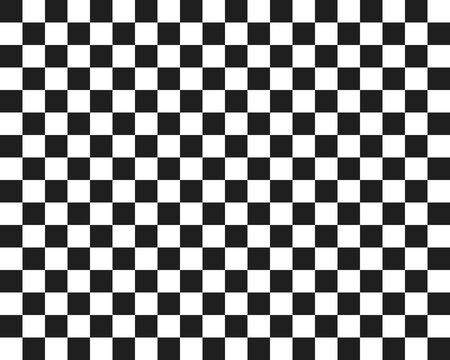
#> input picture Labs/textures/texture_1.jpg, 450 x 360 px, found by its file name
$ jupyter execute --allow-errors lab_02.ipynb
#> lines starting #> are read from the running program, lines starting #| are printed output that depends on the picture
# Week 3-4: Probability as a Frequency

<font size="6"> Laboratory 2 </font> <br>
<font size="3"> Last updated April 24, 2023 </font>

## <span style="color:orange;"> 00. Content </span>

<font size="5"> Mathematics </font>

- Sample spaces and events
- Conditional probability
- Binary numbers

<font size="5"> Programming Skills </font>

- Functions
- Data visualization

<font size="5"> Embedded Systems </font>

- Thonny and MicroPython

## <span style="color:orange;"> 0. Required Hardware </span>

- Microcontroller: Raspberry Pi Pico
- Breadboard
- USB connector
- Camera (Arducam HM01B0)
- 8 Wires

<h3 style="background-color:lightblue"> Write your name and email below: </h3>

**Name:** me

**Email:** me @purdue.edu

[cell 1]
import numpy as np
import matplotlib.pyplot as plt

## <span style="color:orange;"> Probability as a Frequency </span>

The **sample space** of an experiment is the set of all possible outcomes, and an **event** is any subset of the sample space. An event occurs if the outcome of an experiment is contained within the subset defining the event. When probability is viewed as a frequency, the probability of an event is the relative frequency at which the event occurs over many repetitions of the experiment.

The Raspberry Pi Pico has its own internal temperature sensor that returns an integer between 0 and 65535. In this example, our experiment involves measuring the internal temperature of the Pico, and the sample space is represented by the set $\{0,1,2,\dots, 65535\}$. We can easily calculate the temperature in Celsius from the sensor reading $r$ using the formula: $$ T_C = 27 - \frac{\frac{3.3r}{65535} - 0.706}{0.001721}.$$

### <span style="color:red"> Exercise 1 </span>

Let $E$ be the event that the Pico's internal temperature is between 70-72 degrees Fahrenheit. What subset of outcomes from the sample space $\{0,1,2,\dots, 65535\}$ define event $E$?

<h3 style="background-color:lightblue"> Write Answers for Exercise 1 Below </h3>

The Raspberry Pi Pico is equipped with 2MB of onboard memory or flash storage, enabling us to store small files of sensor data directly on the Pico. To begin, please download the `pico_temperature.py` script from [Github](https://github.com/TheDataScienceLabs/DSLab_Probability/blob/main/book/labs/pico_temperature.py) into your Downloads folder. The purpose of this script is to capture a total of 12 temperature readings, with measurements taken at intervals of 0.25 seconds, and save them to a file named `temp.txt` on the Pico.

Open Thonny and follow the directions [here](https://projects.raspberrypi.org/en/projects/getting-started-with-the-pico/3) to install the Micropython firmware on the Pico. The following page at that link has directions for testing to make sure it's working.

After completing the firmware installation, open Thonny and go to the top bar. Under 'View', select 'Files' to bring up a side bar that allows you to transfer files onto your Pico. In the side bar, navigate to your Downloads folder. If you're unsure, you can find it at `This Computer/home/shay/a/"your username"/Downloads`. Right-click the `pico_temperature.py` file and choose 'Upload to /' to copy the file onto your Pico.

To perform the task, place the Pico on the breadboard and connect it to your computer using the USB cable. Open Thonny and execute the `pico_temperature.py` script. Once the script finishes running, transfer the `temp.txt` file stored on the Pico to the folder you are currently working in, and then delete `temp.txt` from the Pico's storage. Feel free to modify the `pico_temperature.py` script as necessary to adjust the number of measurements or the measurement interval.

### <span style="color:red"> Exercise 2 </span>

**Part 1:** Collect 1,000 temperature measurements from the Pico, ensuring a minimum time interval of 0.25 seconds between each measurement. Display a bar plot to visualize the values stored in the `temp.txt` file. Include clear and descriptive axis labels as well as an informative title.

**Part 2:** What value occurs the most frequently in `temp.txt`? What is the relative frequency of that value?

<h3 style="background-color:lightblue"> Write Answers for Exercise 2 Below </h3>

#> (a cell that did not finish here is left out)

---
**NOTE**
1. Press the STOP/RESTART button on Thonny to view the new `temp.txt` file.
2. If you plan on running the program multiple times or overwriting the existing `temp.txt` file, ensure that the file remains closed.
---

### <span style="color:red"> Exercise 3</span>

Find the mode $m$ (i.e., the value that occurs the most) of the first 11 temperature measurements.
Define event $E$ as the occurrence of a temperature measurement that is equal to $m$. The complement of event $E$ is denoted as $E'$, representing the cases where the measurement differs from $m$.

After obtaining the first 11 readings, calculate the frequency at which event $E$ occurs. Similarly, determine the frequency of event $E'$ in the given set of measurements.

<h3 style="background-color:lightblue"> Write Answers for Exercise 3 Below </h3>

### <span style="color:red"> Exercise 4</span>

Let's focus solely on the first digit from the left of each temperature measurement. Plot a bar graph that displays the frequency at which each digit from 0 to 9 appears.

<h3 style="background-color:lightblue"> Write Answers for Exercise 4 Below </h3>

### <span style="color:red"> Exercise 5</span>

Repeat the previous exercise, but this time, consider the second digit instead of the first. Additionally, repeat the exercise separately for the third, fourth, and fifth digits. This means you will create a total of four bar charts, each showing the frequency of digits 0 to 9 in their respective digit places.

Which digit place exhibits the highest variability in your set of measurements?

<h3 style="background-color:lightblue"> Write Answers for Exercise 5 Below </h3>

## <span style="color:orange;"> Conditional Probability </span>

In the context of two events, denoted as $E$ and $F$, the probability of event $E$ occurring given that event $F$ has occurred is referred to as a  **conditional probability**. When we view probability as a frequency, this implies that the probability of event $E$ given event $F$ is calculated as the relative frequency of event $E$ occurring within the sample space defined by event $F$. Mathematically, this can be expressed as: $$ P(E\mid F) = \frac{P(E \cap F)}{P(F)}. $$

### Binary Numbers

For reasons that will be clear in the next section, let's take a detour into binary numbers.

We are accustomed to the base-10 number system, where numbers such as $9234$ can be broken down as follows:
\begin{align*}
9234 &= (9\times 1000) +( 2\times 100) + (3\times 10) + (4\times 1) \\
&= (9\times 10^3) + (2\times 10^2) + (3\times 10^1) + (4\times 10^0)
\end{align*}

Similarly, in the base-2 system (or binary), the binary number 1101 in base-10 is represented as:
\begin{align*}
1101 &= (1\times 2^3) + (1\times 2^2) + (0\times 2^1) + (1\times 2^0) \\
&= (1\times 8) + (1\times 4) + (0\times 2) + (1\times 1) \\
&= 13
\end{align*}

In python, the prefix `0b` indicates to the computer that the sequence should be interpreted as a base-2 number. To perform the reverse conversion, you can use the `bin` function, as demonstrated below.

[cell 3]
x = 0b1101
print(x)

y = 13
print(bin(13))

# you can use underscores to make numbers more readable without affecting the value
z = 0b_100_001_111_111_001_100_111_001_110_001_0101
w = 9_123_456_789
print(z == w)

### <span style="color:red"> Exercise 6</span>

What are the following binary numbers in base-10?

- 110
- 010
- 101011
- 110000

<h3 style="background-color:lightblue"> Write Answers for Exercise 6 Below </h3>

### <span style="color:red"> Exercise 7 </span>

**Part 1:** What range of integers can be represented using 16 bits?

**Part 2:** What is the minimum length of a random binary sequence required to obtain a random number between 0 and 100?

<h3 style="background-color:lightblue"> Write Answers for Exercise 7 Below </h3>

---
**NOTE**

This is a 2-week lab. Turn in the exercises above. Pick up from here during the next lab session.

---

Identifying textures in images is an important task in many fields, such as medical imaging, remote sensing, and facial detection.
A simple yet powerful method called local binary patterns (LBP) is commonly used to classify textures when employed in conjunction with certain machine learning algorithms.

We will be working with the grayscale images in this [folder](https://github.com/TheDataScienceLabs/DSLab_Probability/tree/main/book/labs/textures). Please download the folder of images from Github.

For an $m \times n$ grayscale image, there are $m$ rows of pixels and $n$ columns of pixels. Each pixel describes the intensity of the image with an integer ranging from 0 and 255 (0 representing black and 255 representing white).

Please refer to the cell below for instructions on how to read and display grayscale images in Python.

[cell 4]
from PIL import Image  # needed for reading images

img = np.array(
    Image.open("textures/texture_1.jpg")
)  # read in the image and store it as a numpy array
#> img is the input picture: shape (360, 450); min 0, max 255, mean 141.7
print(f"image size is {img.shape}")
#| image size is (360, 450)
fig, ax = plt.subplots(figsize=(12, 6))  # create figure and set figure size
ax.imshow(
    img, cmap="gray", vmin=0, vmax=255
)  # display the image in grayscale between 0 and 255
# ax.axis('off')                                        # uncomment this line to hide the axes
plt.show()

### <span style="color:red"> Exercise 8</span>

Perform the following steps of LBP for each image in the textures [folder](https://github.com/TheDataScienceLabs/DSLab_Probability/tree/main/book/labs/textures):

**1.** For each pixel, examine the values of its 8 neighboring pixels.

> Ex:
> | | | |
> | --- | --- | ---|
> | 10 | 15 | 12 |
> | 19 | 12 | 11 |
> | 20 | 16 | 12 |

**2.** Starting from the pixel directly above the center pixel, proceed clockwise around the center to generate an 8-bit binary sequence. Assign '0' if the neighbor's value is greater than the center pixel's value, and '1' otherwise.

> Using the given example, we begin at the center value of 12 and then move to the top neighbor, which is 15. Therefore, the binary sequence starts with `'0'`.
> Continuing clockwise, we arrive at the top-right neighbor of 12. Hence, the binary sequence becomes `'01'`. If we continue this process, the final binary number will be `'01110001'`.

**3.** Convert the 8-bit binary sequence to a base-10 integer.

> In our example, the resulting LBP value is 113.

**4.** Create a plot illustrating the frequency of each LBP value (ranging from 0 to 255).

<h3 style="background-color:lightblue"> Write Answer for Exercise 8 Below </h3>

[cell 5]
# remove solution
from skimage import feature

lbp = feature.local_binary_pattern(img, 8, 1, method="default")
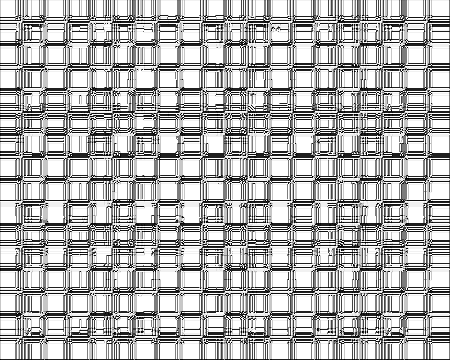
#> lbp: shape (360, 450) float64; min 0, max 255, mean 179.8

values, counts = np.unique(lbp.ravel(), return_counts=True)
#> values = 247 values from 0 to 255; counts = 247 values, max 72694 at index 246, min 1 at index 75, mean 655.9
plt.bar(values, counts)
plt.show()
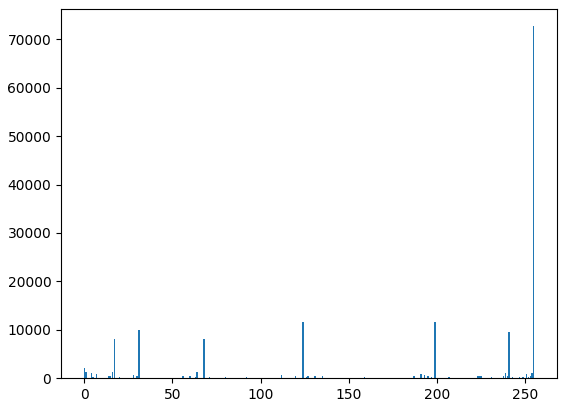
#> figure drawn by matplotlib, 1 panel; tallest bar 72694 high, from x = 254.6 to 255.4

### <span style="color:red"> Exercise 9</span>

The maximum possible LBP value is 255, and it appears frequently.
If we only consider pixels that result in an LBP value of 255, which grayscales values (i.e., the value of the center pixel) are the most common?

Please use a bar plot to summarize your answer. Remember to label the axes and title the plot.

<h3 style="background-color:lightblue"> Write Answers for Exercise 9 Below </h3>

[cell 6]
# remove solution
dict = {i: 0 for i in range(256)}
for i in range(img.shape[0]):
    for j in range(img.shape[1]):
        if lbp[i, j] == 255:
            dict[img[i, j]] += 1

plt.bar(dict.keys(), dict.values())
plt.show()
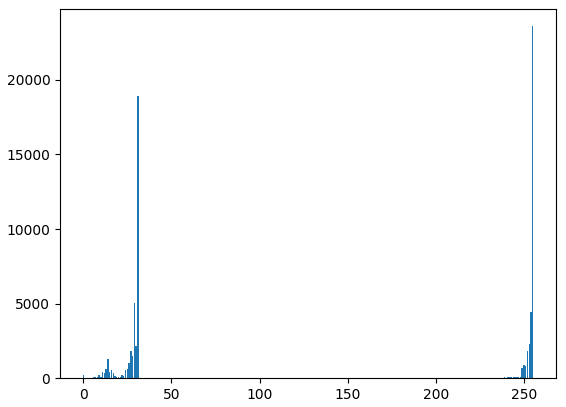
#> figure drawn by matplotlib, 1 panel; tallest bar 23599 high, from x = 254.6 to 255.4

## <span style="color:orange;"> 3. Connecting the Camera </span>

This time, we will be recording our own videos using the Arducam HM01B0, which is a small camera that can be hooked up to the Pico.

### Wiring Instructions

Please ensure that your microcontroller is not connected to the computer while you are wiring components together. If you are unsure about your wiring, please consult the instructor. Utilize your jumper wires to establish the following connections:

| HM01B0 | Pico |
|--------|------|
| VCC    | 3V3  |
| SCL    | GP5  |
| SDA    | GP4  |
| VSYNC  | GP16 |
| HREF   | GP15 |
| PCLK   | GP14 |
| DO     | GP6  |
| GND    | GND  |

Here is an image of the completed breadboard:

<!--

*Wiring the Arducam HM01B0 camera*

*Connections to the PICO on breadboard* -->

To find the names of the pins on the Raspberry Pi Pico, you can refer to its pinout diagram located [here](https://datasheets.raspberrypi.com/pico/Pico-R3-A4-Pinout.pdf) or in the Extra Materials section. The HM01B0, on the other hand, should have its pins labeled.

After confirming that the wiring is correct, press and hold the BOOTSEL button on the Pico while plugging it in. Download the [arducam.uf2](https://github.com/TheDataScienceLabs/DataLab_Multivariate_Calculus/blob/main/book/labs/2_Video_Labs/arducam.uf2) file and copy it onto the Pico's drive using your computer's file manager (it should be listed as an external drive: "RPI-RP2"). Once the file transfer is complete, the Pico will automatically disconnect, and its LED will start blinking rapidly.

Once the Pico has been successfully connected, please execute the following cell to ensure that we have successfully detected the Pico.

[cell 7]
import time
import serial
from serial.tools import list_ports

PICO_HWID = "2E8A"


def get_pico_port():
    pico_ports = list(list_ports.grep(PICO_HWID))
    if len(pico_ports) == 0:
        raise Exception(
            "No Raspberry Pi Pico was detected. Check to make sure it is plugged in, and that no other programs are accessing it"
        )
    return pico_ports[0].device


print("Here are all the serial devices detected:")
for port in list_ports.comports():
    print(port.device, port.hwid)

#> (the rest of this cell did not finish here and is left out)

$ run again, with Labs/textures/texture_3.jpg copied over Labs/textures/texture_1.jpg
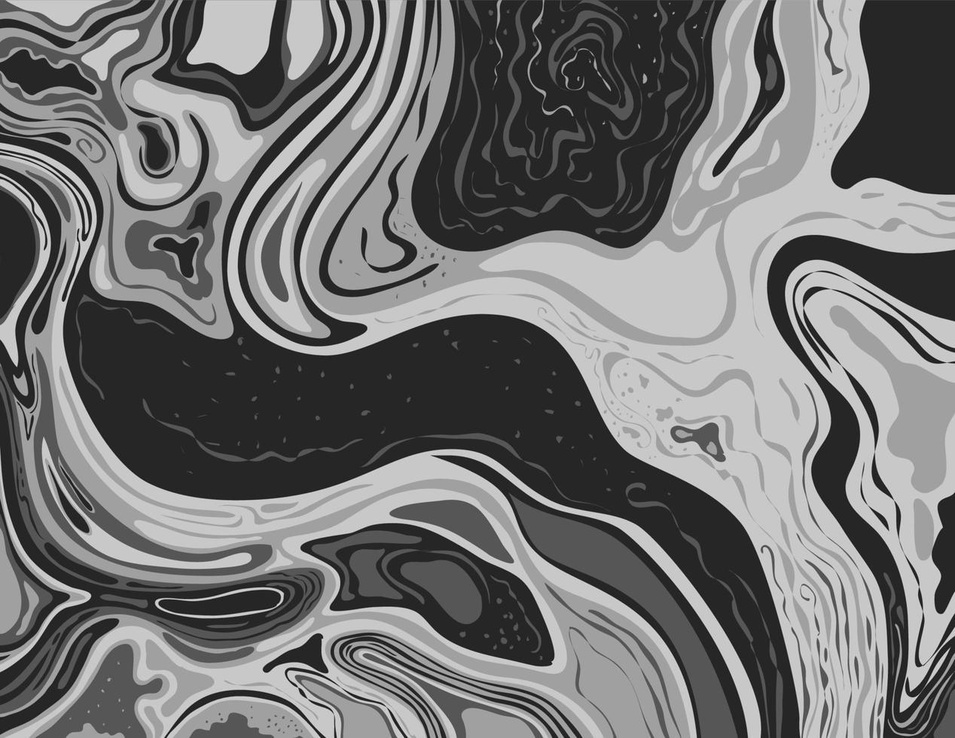
#> input picture Labs/textures/texture_3.jpg, 955 x 738 px, shrunk from 1268 x 980 before the run, found by its file name
#> img is the input picture: shape (738, 955); min 8, max 227, mean 114.6
#| image size is (738, 955)
#> `lbp = feature.local_binary_pattern(img, 8, 1, method="default")`:
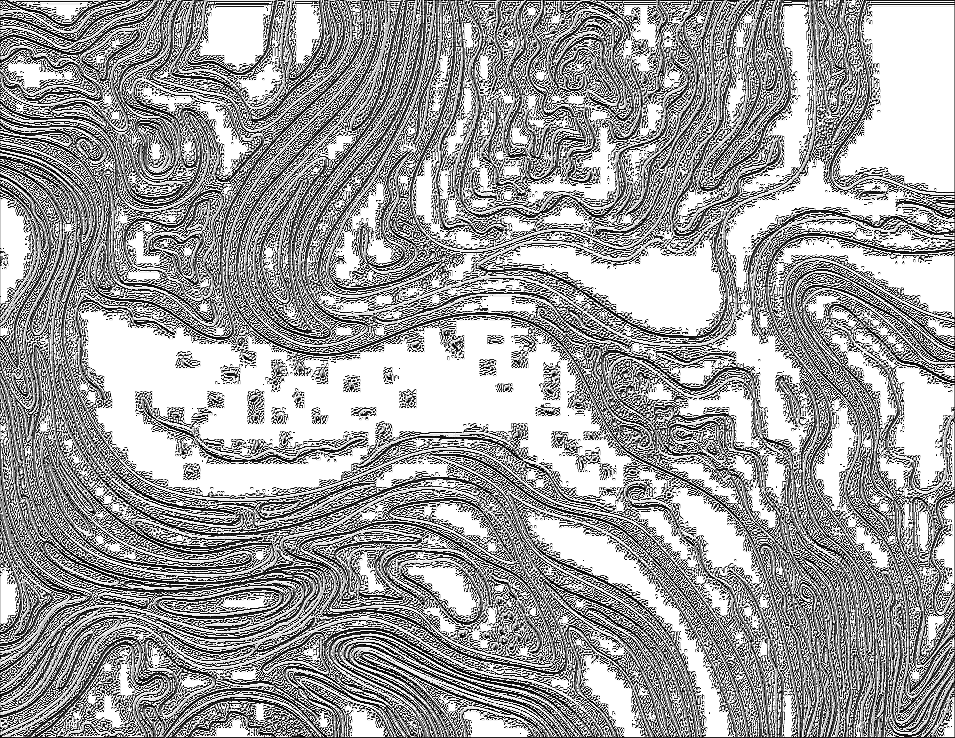
#> lbp: shape (738, 955) float64; min 0, max 255, mean 160.7
#> values = 256 values from 0 to 255; counts = 256 values, max 234763 at index 255, min 11 at index 170, mean 2753.1
#> `plt.show()`:
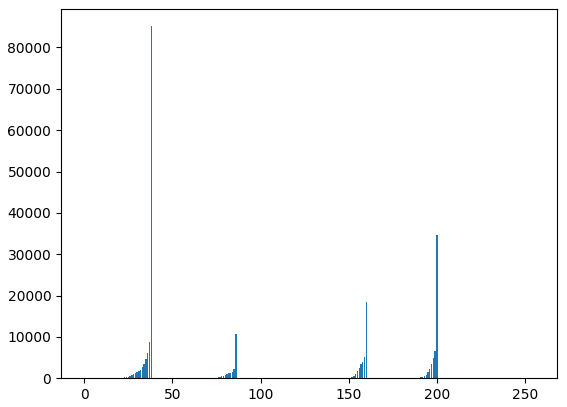
#> figure drawn by matplotlib, 1 panel; tallest bar 85151 high, from x = 37.6 to 38.4
